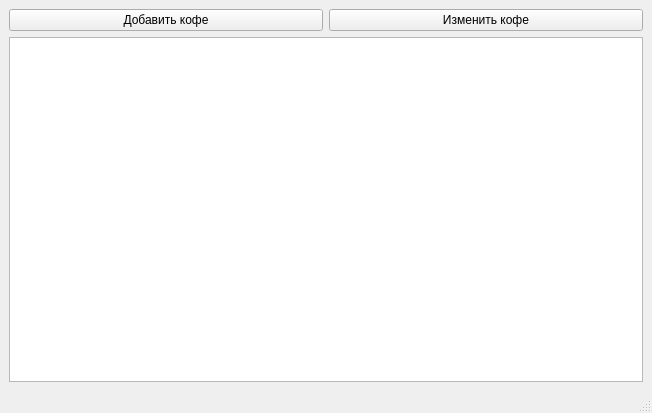
<?xml version="1.0" encoding="UTF-8"?>
<ui version="4.0">
 <class>MainWindow</class>
 <widget class="QMainWindow" name="MainWindow">
  <property name="geometry">
   <rect>
    <x>0</x>
    <y>0</y>
    <width>652</width>
    <height>413</height>
   </rect>
  </property>
  <property name="windowTitle">
   <string>MainWindow</string>
  </property>
  <widget class="QWidget" name="centralwidget">
   <layout class="QVBoxLayout" name="verticalLayout">
    <item>
     <layout class="QHBoxLayout" name="horizontalLayout">
      <item>
       <widget class="QPushButton" name="add_coffee_button">
        <property name="text">
         <string>Добавить кофе</string>
        </property>
       </widget>
      </item>
      <item>
       <widget class="QPushButton" name="change_coffee_button">
        <property name="text">
         <string>Изменить кофе</string>
        </property>
       </widget>
      </item>
     </layout>
    </item>
    <item>
     <widget class="QTableWidget" name="coffee_table"/>
    </item>
   </layout>
  </widget>
  <widget class="QStatusBar" name="statusbar"/>
 </widget>
 <resources/>
 <connections/>
</ui>
